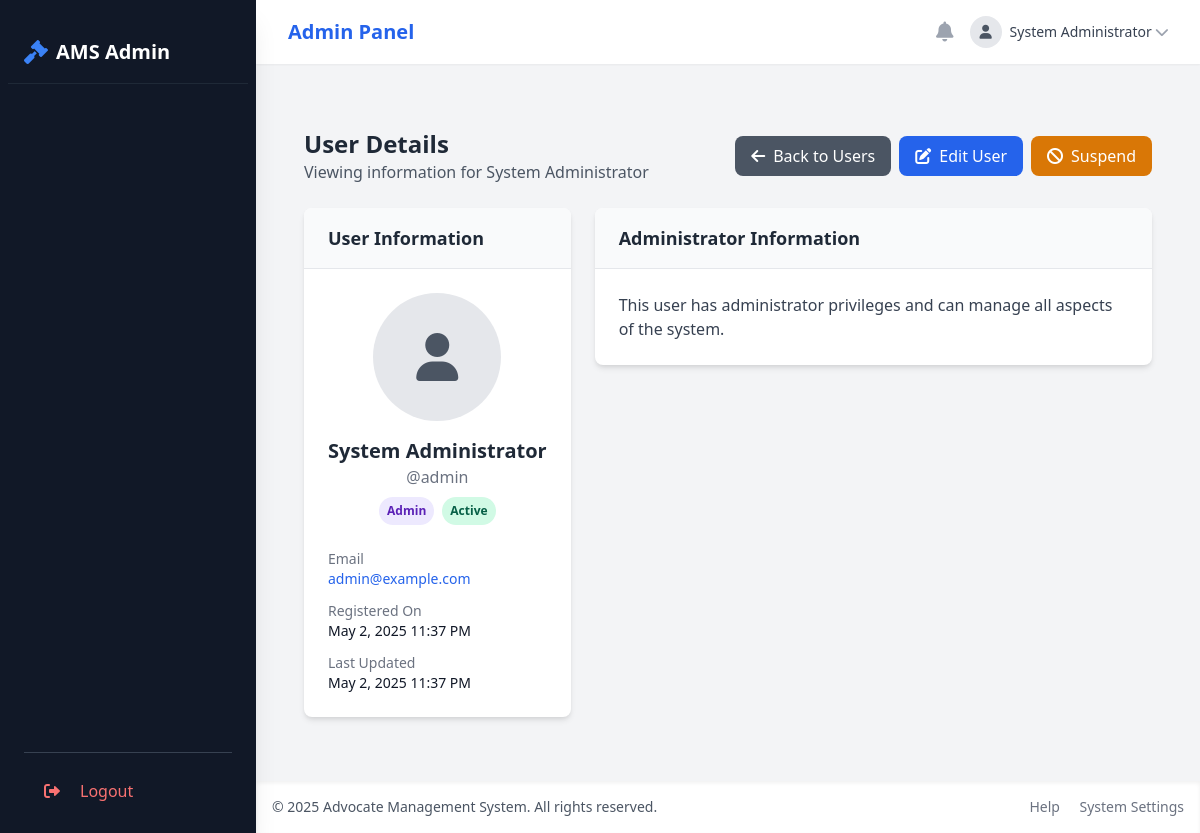
Page /admin/users/view.php?id=1 (signed in) on the committed database.
### tables this page shows
CREATE TABLE users (
    user_id INT AUTO_INCREMENT PRIMARY KEY,
    username VARCHAR(50) UNIQUE NOT NULL,
    password VARCHAR(255) NOT NULL,
    email VARCHAR(100) UNIQUE NOT NULL,
    full_name VARCHAR(100) NOT NULL,
    phone VARCHAR(20),
    address TEXT,
    user_type ENUM('admin', 'advocate', 'client') NOT NULL,
    profile_image VARCHAR(255),
    created_at TIMESTAMP DEFAULT CURRENT_TIMESTAMP,
    updated_at TIMESTAMP DEFAULT CURRENT_TIMESTAMP ON UPDATE CURRENT_TIMESTAMP,
    status ENUM('active', 'inactive', 'suspended') DEFAULT 'active'
);

### includes/functions.php (called while the page is built, shortened)
<?php
function getUserById($userId) {
    $conn = getDBConnection();
    $stmt = $conn->prepare("SELECT * FROM users WHERE user_id = ?");
    $stmt->bind_param("i", $userId);
    $stmt->execute();
    $result = $stmt->get_result();
    if ($result->num_rows > 0) {
        return $result->fetch_assoc();
    }
    return null;
}
if (!function_exists('formatDateTime')) {
    function formatDateTime($dateTime) {
        $timestamp = strtotime($dateTime);
        return date('M j, Y g:i A', $timestamp);
    }
}

### admin/users/view.php (the view, shortened to what this page needs)
<?php
require_once '../../includes/functions.php';
$userId = (int)$_GET['id'];
$conn = getDBConnection();
$userQuery = "
    SELECT
        u.*,
        CASE
            WHEN u.user_type = 'advocate' THEN ap.license_number
            ELSE NULL
        END as license_number,
        CASE
            WHEN u.user_type = 'advocate' THEN ap.specialization
            ELSE NULL
        END as specialization,
        CASE
            WHEN u.user_type = 'advocate' THEN ap.experience_years
            ELSE NULL
        END as experience_years,
        CASE
            WHEN u.user_type = 'advocate' THEN ap.education
            ELSE NULL
        END as education,
        CASE
            WHEN u.user_type = 'advocate' THEN ap.bio
            ELSE NULL
        END as bio,
        CASE
            WHEN u.user_type = 'advocate' THEN ap.hourly_rate
            ELSE NULL
        END as hourly_rate,
        CASE
            WHEN u.user_type = 'client' THEN cp.occupation
            ELSE NULL
        END as occupation,
        CASE
            WHEN u.user_type = 'client' THEN cp.date_of_birth
            ELSE NULL
        END as date_of_birth,
        CASE
            WHEN u.user_type = 'client' THEN cp.reference_source
            ELSE NULL
        END as reference_source
    FROM users u
    LEFT JOIN advocate_profiles ap ON u.user_id = ap.user_id AND u.user_type = 'advocate'
    LEFT JOIN client_profiles cp ON u.user_id = cp.user_id AND u.user_type = 'client'
    WHERE u.user_id = ?
";
$stmt = $conn->prepare($userQuery);
$stmt->bind_param("i", $userId);
$stmt->execute();
$result = $stmt->get_result();
$user = $result->fetch_assoc();
include '../includes/header.php';
?>
<div class="container mx-auto px-4 py-8">
    <div class="flex flex-col md:flex-row md:items-center md:justify-between mb-6">
        <div>
            <h1 class="text-2xl font-bold text-gray-800">User Details</h1>
            <p class="text-gray-600">Viewing information for <?php echo htmlspecialchars($user['full_name']); ?></p>
        </div>
        <div class="mt-4 md:mt-0 flex space-x-2">
            <a href="index.php" class="bg-gray-600 hover:bg-gray-700 text-white font-medium py-2 px-4 rounded-lg inline-flex items-center">
                <i class="fas fa-arrow-left mr-2"></i> Back to Users
            </a>
            <a href="edit.php?id=<?php echo $user['user_id']; ?>" class="bg-blue-600 hover:bg-blue-700 text-white font-medium py-2 px-4 rounded-lg inline-flex items-center">
                <i class="fas fa-edit mr-2"></i> Edit User
            </a>
            <?php if ($user['status'] === 'active'): ?>
                <a href="status.php?id=<?php echo $user['user_id']; ?>&action=suspend" class="bg-yellow-600 hover:bg-yellow-700 text-white font-medium py-2 px-4 rounded-lg inline-flex items-center" onclick="return confirm('Are you sure you want to suspend this user?');">
                    <i class="fas fa-ban mr-2"></i> Suspend
                </a>
            <?php endif; ?>
        </div>
    </div>
    <div class="grid grid-cols-1 md:grid-cols-3 gap-6">
        <div class="md:col-span-1">
            <div class="bg-white rounded-lg shadow-md overflow-hidden">
                <div class="px-6 py-4 border-b border-gray-200 bg-gray-50">
                    <h2 class="text-lg font-semibold text-gray-800">User Information</h2>
                </div>
                <div class="p-6">
                    <div class="flex flex-col items-center mb-6">
                        <div class="w-32 h-32 rounded-full bg-gray-200 flex items-center justify-center text-gray-600 overflow-hidden mb-4">
                            <?php if (!empty($user['profile_image'])): ?>
                                <img src="<?php echo $path_url . $user['profile_image']; ?>" alt="Profile" class="h-full w-full object-cover">
                            <?php else: ?>
                                <i class="fas fa-user text-5xl"></i>
                            <?php endif; ?>
                        </div>
                        <h3 class="text-xl font-semibold text-gray-800"><?php echo htmlspecialchars($user['full_name']); ?></h3>
                        <p class="text-gray-500">@<?php echo htmlspecialchars($user['username']); ?></p>
                        <?php
                        $typeClass = 'bg-gray-100 text-gray-800';
                        switch ($user['user_type']) {
                            case 'admin':
                                $typeClass = 'bg-purple-100 text-purple-800';
                                break;
                        }
                        $statusClass = 'bg-gray-100 text-gray-800';
                        switch ($user['status']) {
                            case 'active':
                                $statusClass = 'bg-green-100 text-green-800';
                                break;
                        }
                        ?>
                        <div class="flex mt-2 space-x-2">
                            <span class="px-2 py-1 inline-flex text-xs leading-5 font-semibold rounded-full <?php echo $typeClass; ?>">
                                <?php echo ucfirst($user['user_type']); ?>
                            </span>
                            <span class="px-2 py-1 inline-flex text-xs leading-5 font-semibold rounded-full <?php echo $statusClass; ?>">
                                <?php echo ucfirst($user['status']); ?>
                            </span>
                        </div>
                    </div>
                    <div class="space-y-3">
                        <div>
                            <p class="text-sm font-medium text-gray-500">Email</p>
                            <p class="text-sm text-gray-900">
                                <a href="mailto:<?php echo htmlspecialchars($user['email']); ?>" class="text-blue-600 hover:underline">
                                    <?php echo htmlspecialchars($user['email']); ?>
                                </a>
                            </p>
                        </div>
                        <div>
                            <p class="text-sm font-medium text-gray-500">Registered On</p>
                            <p class="text-sm text-gray-900"><?php echo formatDateTime($user['created_at']); ?></p>
                        </div>
                        <div>
                            <p class="text-sm font-medium text-gray-500">Last Updated</p>
                            <p class="text-sm text-gray-900"><?php echo formatDateTime($user['updated_at']); ?></p>
                        </div>
                    </div>
                </div>
            </div>
        </div>
        <div class="md:col-span-2">
            <?php if ($user['user_type'] === 'advocate'): ?>
                <div class="bg-white rounded-lg shadow-md overflow-hidden mb-6">
                    <div class="px-6 py-4 border-b border-gray-200 bg-gray-50">
                        <h2 class="text-lg font-semibold text-gray-800">Advocate Profile</h2>
                    </div>
                    <div class="p-6">
                        <div class="grid grid-cols-1 md:grid-cols-2 gap-6">
                            <div>
                                <p class="text-sm font-medium text-gray-500">License Number</p>
                                <p class="text-sm text-gray-900"><?php echo htmlspecialchars($user['license_number'] ?? 'Not provided'); ?></p>
                            </div>
                            <div>
                                <p class="text-sm font-medium text-gray-500">Specialization</p>
                                <p class="text-sm text-gray-900"><?php echo htmlspecialchars($user['specialization'] ?? 'Not provided'); ?></p>
                            </div>
                            <div>
                                <p class="text-sm font-medium text-gray-500">Experience</p>
                                <p class="text-sm text-gray-900">
                                    <?php echo !empty($user['experience_years']) ? htmlspecialchars($user['experience_years']) . ' years' : 'Not provided'; ?>
                                </p>
                            </div>
                            <div>
                                <p class="text-sm font-medium text-gray-500">Hourly Rate</p>
                                <p class="text-sm text-gray-900">
                                    <?php echo !empty($user['hourly_rate']) ? formatCurrency($user['hourly_rate']) : 'Not provided'; ?>
                                </p>
                            </div>
                            <?php if (!empty($user['education'])): ?>
                            <div class="md:col-span-2">
                                <p class="text-sm font-medium text-gray-500">Education</p>
                                <p class="text-sm text-gray-900"><?php echo nl2br(htmlspecialchars($user['education'])); ?></p>
                            </div>
                            <?php endif; ?>
                            <?php if (!empty($user['bio'])): ?>
                            <div class="md:col-span-2">
                                <p class="text-sm font-medium text-gray-500">Biography</p>
                                <p class="text-sm text-gray-900"><?php echo nl2br(htmlspecialchars($user['bio'])); ?></p>
                            </div>
                            <?php endif; ?>
                        </div>
                    </div>
                </div>
            <?php elseif ($user['user_type'] === 'admin'): ?>
                <div class="bg-white rounded-lg shadow-md overflow-hidden mb-6">
                    <div class="px-6 py-4 border-b border-gray-200 bg-gray-50">
                        <h2 class="text-lg font-semibold text-gray-800">Administrator Information</h2>
                    </div>
                    <div class="p-6">
                        <p class="text-gray-700">
                            This user has administrator privileges and can manage all aspects of the system.
                        </p>
                    </div>
                </div>
            <?php endif; ?>
        </div>
    </div>
</div>
<?php
include '../includes/footer.php';
?>

### admin/includes/header.php (shortened to what this page needs)
<?php
$path_url= "/utb/advocate-management-system/";
$adminId = $_SESSION['user_id'];
$adminData = getUserById($adminId);
?>
<!DOCTYPE html>
<html lang="en">
<head>
    <link href="https://cdn.jsdelivr.net/npm/tailwindcss@2.2.19/dist/tailwind.min.css" rel="stylesheet">
    <link rel="stylesheet" href="https://cdnjs.cloudflare.com/ajax/libs/font-awesome/6.0.0-beta3/css/all.min.css">
</head>
<body class="bg-gray-100 font-sans">
    <div x-data="{ sidebarOpen: false }" class="flex h-screen overflow-hidden">
        <?php include 'sidebar.php'; ?>
        <div class="flex-1 flex flex-col overflow-hidden">
            <header class="bg-white shadow-sm z-10">
                <div class="max-w-7xl mx-auto px-4 sm:px-6 lg:px-8">
                    <div class="flex justify-between h-16">
                        <div class="flex">
                            <div class="flex-shrink-0 flex items-center">
                                <a href="<?php echo $path_url; ?>admin/index.php" class="text-xl font-bold text-blue-600">
                                    <span class="hidden md:inline">Admin Panel</span>
                                </a>
                            </div>
                        </div>
                        <div class="flex items-center">
                            <div class="relative ml-3" x-data="{ open: false }">
                                <div>
                                    <button @click="open = !open" class="flex text-gray-400 hover:text-gray-500 focus:outline-none focus:text-gray-500 p-1 rounded-full hover:bg-gray-100" aria-expanded="false">
                                        <i class="fas fa-bell text-xl"></i>
                                    </button>
                                </div>
                            </div>
                            <div class="ml-3 relative" x-data="{ open: false }">
                                <div>
                                    <button @click="open = !open" class="flex items-center max-w-xs text-sm rounded-full focus:outline-none focus:ring-2 focus:ring-offset-2 focus:ring-blue-500" id="user-menu-button" aria-expanded="false" aria-haspopup="true">
                                        <div class="h-8 w-8 rounded-full bg-gray-200 flex items-center justify-center text-gray-600 overflow-hidden">
                                            <?php if (!empty($adminData['profile_image'])): ?>
                                                <img src="<?php echo $path_url . $adminData['profile_image']; ?>" alt="Profile" class="h-full w-full object-cover">
                                            <?php else: ?>
                                                <i class="fas fa-user"></i>
                                            <?php endif; ?>
                                        </div>
                                        <span class="ml-2 text-gray-700 font-medium hidden md:block"><?php echo htmlspecialchars($adminData['full_name']); ?></span>
                                        <i class="fas fa-chevron-down text-gray-400 ml-1 hidden md:block"></i>
                                    </button>
                                </div>
                            </div>
                        </div>
                    </div>
                </div>
            </header>
             <main class="flex-1 overflow-y-auto p-8 sm:p-6 lg:p-8">

### rows in the picture
users: full_name "System Administrator", username "admin", user_type "Admin", status "Active", email "admin@example.com", created_at "May 2, 2025 11:37 PM", updated_at "May 2, 2025 11:37 PM"
